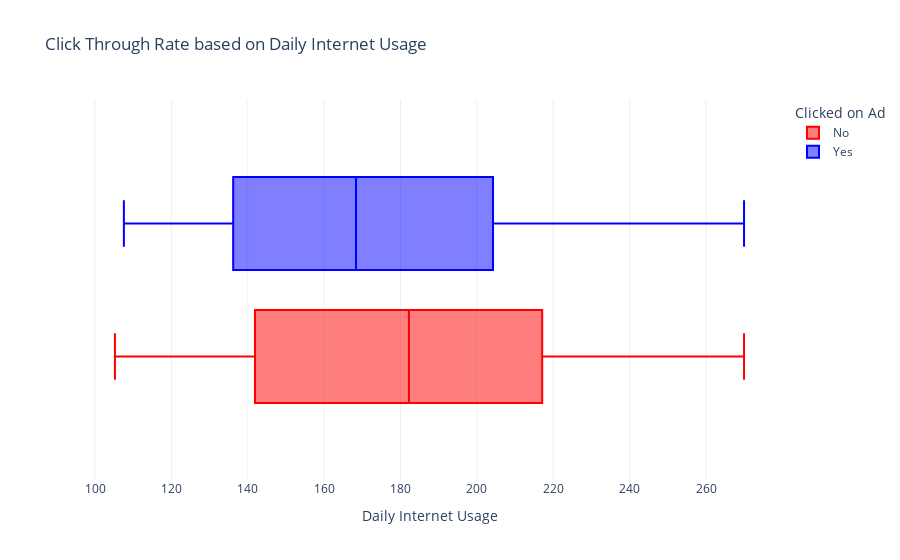

Write notebook code for a chart like this one.
### Code cell
px.box(data, 
             x="Daily Internet Usage",  
             color="Clicked on Ad", 
             title="Click Through Rate based on Daily Internet Usage", 
             color_discrete_map={'Yes':'blue',
                                 'No':'red'})

### Figure 1 — Plotly figure (JSON) as saved in the notebook; plotly's stock layout.template omitted (floating-point values rounded to 4 significant figures; data arrays with more than 128 entries replaced by an {"elided": "..."} marker saying what was removed)
{"data": [{"alignmentgroup": "True", "hovertemplate": "Clicked on Ad=No<br>Daily Internet Usage=%{x}<extra></extra>", "legendgroup": "No", "marker": {"color": "red"}, "name": "No", "notched": false, "offsetgroup": "No", "orientation": "h", "showlegend": true, "type": "box", "x": {"elided": "5083 float values"}, "x0": " ", "xaxis": "x", "y0": " ", "yaxis": "y"}, {"alignmentgroup": "True", "hovertemplate": "Clicked on Ad=Yes<br>Daily Internet Usage=%{x}<extra></extra>", "legendgroup": "Yes", "marker": {"color": "blue"}, "name": "Yes", "notched": false, "offsetgroup": "Yes", "orientation": "h", "showlegend": true, "type": "box", "x": {"elided": "4917 float values"}, "x0": " ", "xaxis": "x", "y0": " ", "yaxis": "y"}], "layout": {"boxmode": "group", "legend": {"title": {"text": "Clicked on Ad"}, "tracegroupgap": 0}, "title": {"text": "Click Through Rate based on Daily Internet Usage"}, "xaxis": {"anchor": "y", "domain": [0, 1], "title": {"text": "Daily Internet Usage"}}, "yaxis": {"anchor": "x", "domain": [0, 1]}}}
